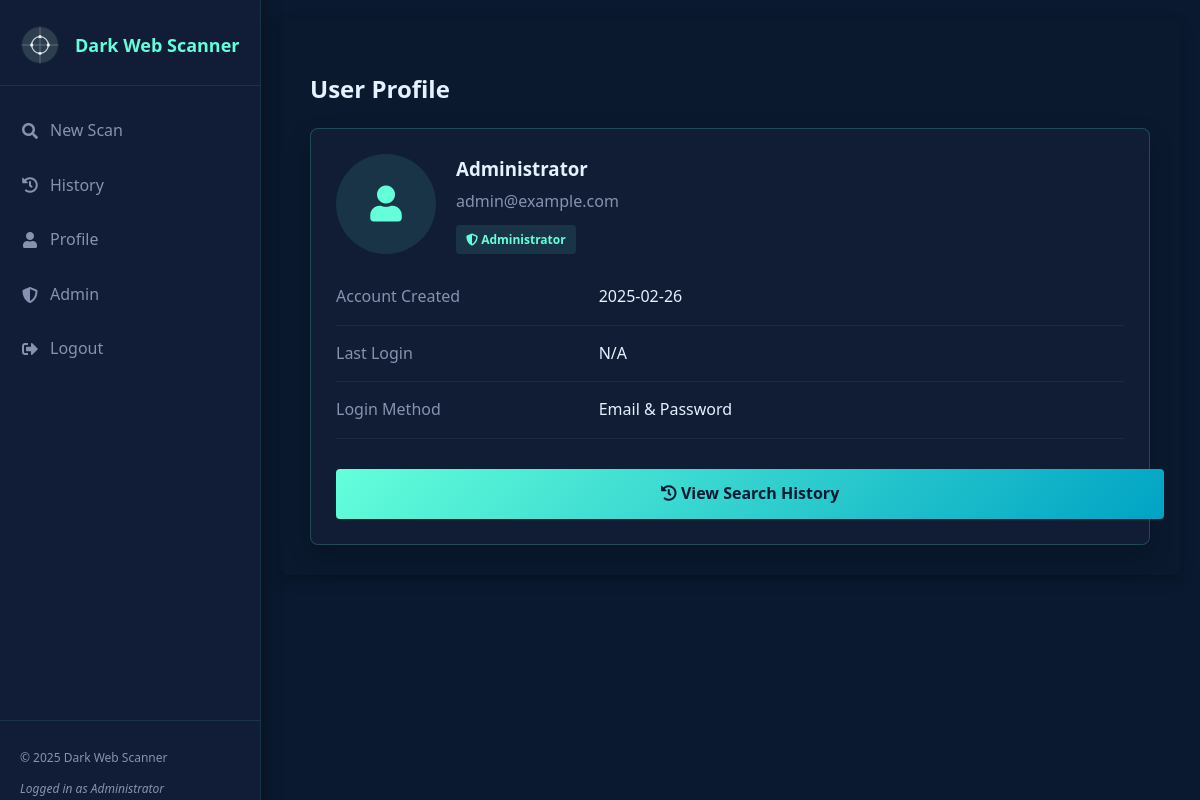
Screenshot of /profile (signed in) with the database file from the repository.
### models.py (models this page shows, shortened)
class User(UserMixin, db.Model):
    __tablename__ = 'users'
    id = db.Column(db.Integer, primary_key=True)
    email = db.Column(db.String(100), unique=True, nullable=False)
    password_hash = db.Column(db.String(200), nullable=True)
    name = db.Column(db.String(100), nullable=True)
    created_at = db.Column(db.DateTime, default=datetime.utcnow)
    is_admin = db.Column(db.Boolean, default=False)
    last_login = db.Column(db.DateTime, nullable=True)
    google_id = db.Column(db.String(100), nullable=True, unique=True)
    profile_pic = db.Column(db.String(200), nullable=True)
    searches = db.relationship('SearchHistory', backref='user', lazy=True)

### auth.py (the view)
@auth.route('/profile')
@login_required
def profile():
    return render_template('profile.html', user=current_user)

### darkweb_search.py (called while the page is built)
@login_manager.user_loader
def load_user(user_id):
    return User.query.get(int(user_id))

### templates/profile.html (shortened to what this page needs)
{% extends 'base.html' %}
{% block content %}
<div class="profile-container">
    <h2>User Profile</h2>
    <div class="profile-card">
        <div class="profile-header">
            {% if current_user.profile_pic %}
            <img src="{{ current_user.profile_pic }}" alt="Profile Picture" class="profile-pic">
            {% else %}
            <div class="profile-pic-placeholder">
                <i class="fas fa-user"></i>
            </div>
            {% endif %}
            <div class="profile-info">
                <h3>{{ current_user.name }}</h3>
                <p>{{ current_user.email }}</p>
                {% if current_user.is_admin %}
                <span class="admin-badge"><i class="fas fa-shield-alt"></i> Administrator</span>
                {% endif %}
            </div>
        </div>
        <div class="profile-details">
            <div class="detail-item">
                <div class="detail-label">Account Created</div>
                <div class="detail-value">{{ current_user.created_at.strftime('%Y-%m-%d') }}</div>
            </div>
            <div class="detail-item">
                <div class="detail-label">Last Login</div>
                <div class="detail-value">{{ current_user.last_login.strftime('%Y-%m-%d %H:%M') if current_user.last_login else 'N/A' }}</div>
            </div>
            <div class="detail-item">
                <div class="detail-label">Login Method</div>
                <div class="detail-value">{{ 'Google Account' if current_user.google_id else 'Email & Password' }}</div>
            </div>
        </div>
        <div class="profile-actions">
            <a href="{{ url_for('history.view_history') }}" class="btn btn-primary">
                <i class="fas fa-history"></i> View Search History
            </a>
        </div>
    </div>
</div>
{% endblock %}

### templates/base.html (shortened to what this page needs)
<!DOCTYPE html>
<html lang="en">
<head>
    <link rel="stylesheet" href="{{ url_for('static', filename='css/layout.css') }}">
    <link rel="stylesheet" href="{{ url_for('static', filename='css/styles.css') }}">
    <link rel="stylesheet" href="{{ url_for('static', filename='css/auth.css') }}">
    <link rel="stylesheet" href="https://cdnjs.cloudflare.com/ajax/libs/font-awesome/5.15.4/css/all.min.css">
</head>
<body>
    <div class="app-container">
        <div class="sidebar">
            <div class="logo">
                <img src="{{ url_for('static', filename='images/dark-web-icon.svg') }}" alt="Logo">
                <h1>Dark Web Scanner</h1>
            </div>
            <nav class="nav-menu">
                <ul>
                    <li><a href="{{ url_for('index') }}"><i class="fas fa-search"></i> New Scan</a></li>
                    {% if current_user.is_authenticated %}
                    <li><a href="{{ url_for('history.view_history') }}"><i class="fas fa-history"></i> History</a></li>
                    <li><a href="{{ url_for('auth.profile') }}"><i class="fas fa-user"></i> Profile</a></li>
                    {% if current_user.is_admin %}
                    <li><a href="{{ url_for('auth.admin_panel') }}"><i class="fas fa-shield-alt"></i> Admin</a></li>
                    {% endif %}
                    <li><a href="{{ url_for('auth.logout') }}"><i class="fas fa-sign-out-alt"></i> Logout</a></li>
                    {% else %}
                    <li><a href="{{ url_for('auth.login') }}"><i class="fas fa-sign-in-alt"></i> Login</a></li>
                    <li><a href="{{ url_for('auth.signup') }}"><i class="fas fa-user-plus"></i> Sign Up</a></li>
                    {% endif %}
                </ul>
            </nav>
            <div class="sidebar-footer">
                <p>&copy; 2025 Dark Web Scanner</p>
                {% if current_user.is_authenticated %}
                <p class="user-info">Logged in as {{ current_user.name }}</p>
                {% endif %}
            </div>
        </div>
        <div class="main-content">
            {% block content %}{% endblock %}
        </div>
    </div>
</body>
</html>

### static/css/layout.css (style rules this page uses)
.app-container { display: flex; min-height: 100vh; background-color: #0a192f; color: #e6f1ff; }
.sidebar { width: 260px; background-color: rgba(18, 30, 56, 0.9); padding: 25px 0; box-shadow: 0 0 20px rgba(0, 0, 0, 0.3); display: flex; flex-direction: column; border-right: 1px solid rgba(100, 255, 218, 0.1); position: fixed; height: 100vh; overflow-y: auto; }
.logo { display: flex; align-items: center; padding: 0 20px 20px; margin-bottom: 20px; border-bottom: 1px solid rgba(100, 255, 218, 0.1); }
.logo img { width: 40px; height: 40px; margin-right: 15px; }
.logo h1 { font-size: 18px; font-weight: 600; color: #64ffda; margin: 0; }
.nav-menu { flex: 1; }
.nav-menu ul { list-style: none; padding: 0; margin: 0; }
.nav-menu ul li { margin-bottom: 5px; }
.nav-menu ul li a { display: flex; align-items: center; padding: 12px 20px; color: #8892b0; text-decoration: none; transition: all 0.3s; font-weight: 500; }
.nav-menu ul li a i { margin-right: 10px; font-size: 16px; width: 20px; text-align: center; }
.sidebar-footer { padding: 15px 20px; border-top: 1px solid rgba(100, 255, 218, 0.1); font-size: 12px; color: #8892b0; }
.user-info { margin-top: 5px; font-style: italic; }
.main-content { flex: 1; padding: 20px; margin-left: 260px; width: calc(100% - 260px); }

### static/css/styles.css (style rules this page uses)
body { font-family: 'Segoe UI', Tahoma, Geneva, Verdana, sans-serif; background-color: #f8f9fa; color: #333333; line-height: 1.6; margin: 0; padding: 0; }

### static/css/auth.css (style rules this page uses)
.btn { display: inline-block; padding: 12px 20px; background: linear-gradient(135deg, #64ffda 0%, #00a3c4 100%); border: none; border-radius: 4px; color: #0a192f; font-weight: 700; font-size: 16px; cursor: pointer; width: 100%; text-align: center; transition: all 0.3s; text-decoration: none; }
.profile-container, .admin-container, .history-container, .search-details-container, .log-container { padding: 30px; background-color: rgba(10, 25, 47, 0.4); border-radius: 8px; box-shadow: 0 5px 15px rgba(0, 0, 0, 0.2); }
.profile-card, .admin-card { background: rgba(18, 30, 56, 0.8); border-radius: 8px; padding: 25px; box-shadow: 0 10px 25px rgba(0, 0, 0, 0.2); border: 1px solid rgba(100, 255, 218, 0.2); }
.profile-header { display: flex; align-items: center; margin-bottom: 30px; }
.profile-pic, .profile-pic-placeholder { width: 100px; height: 100px; border-radius: 50%; margin-right: 20px; object-fit: cover; background-color: rgba(100, 255, 218, 0.1); display: flex; align-items: center; justify-content: center; font-size: 36px; color: #64ffda; }
.profile-info h3 { color: #e6f1ff; margin: 0 0 5px 0; }
.profile-info p { color: #8892b0; margin: 0 0 10px 0; }
.admin-badge { display: inline-block; background-color: rgba(100, 255, 218, 0.1); color: #64ffda; padding: 5px 10px; border-radius: 4px; font-size: 12px; font-weight: 700; }
.profile-details { margin-bottom: 30px; }
.detail-item { display: flex; margin-bottom: 15px; border-bottom: 1px solid rgba(136, 146, 176, 0.1); padding-bottom: 15px; }
.detail-label { flex: 1; color: #8892b0; }
.detail-value { flex: 2; color: #e6f1ff; }

### rows the page displays
User: name "Administrator", email "admin@example.com", created_at "2025-02-26", last_login "N/A"

### other values shown
{{ 'Google Account' if current_user.google_id else 'Email & Password' }} "Email & Password"
